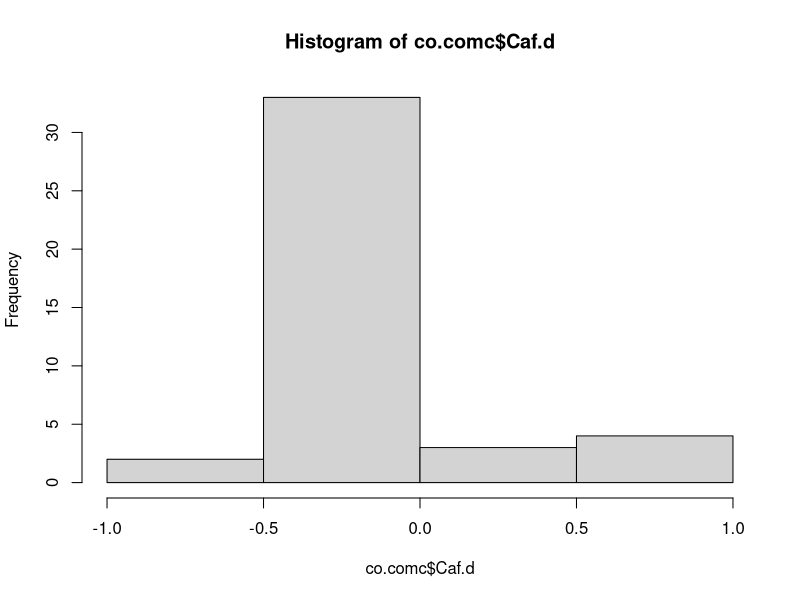
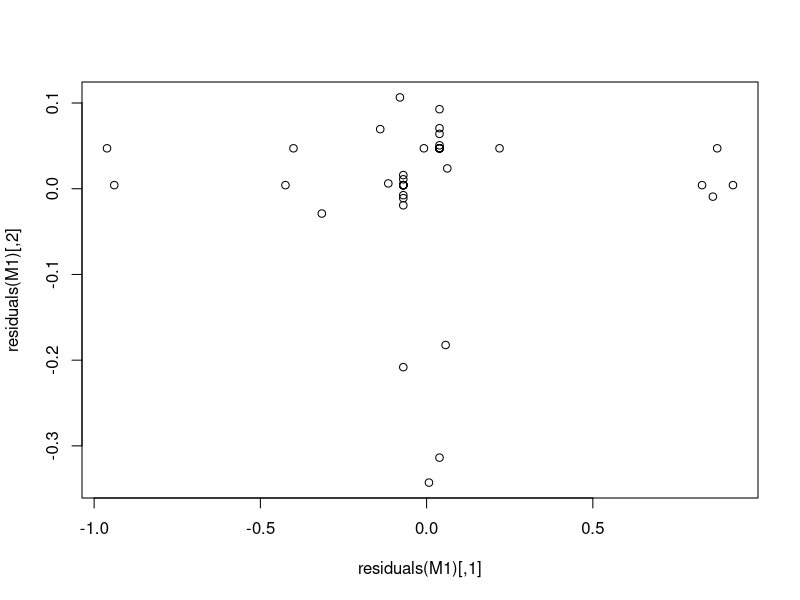
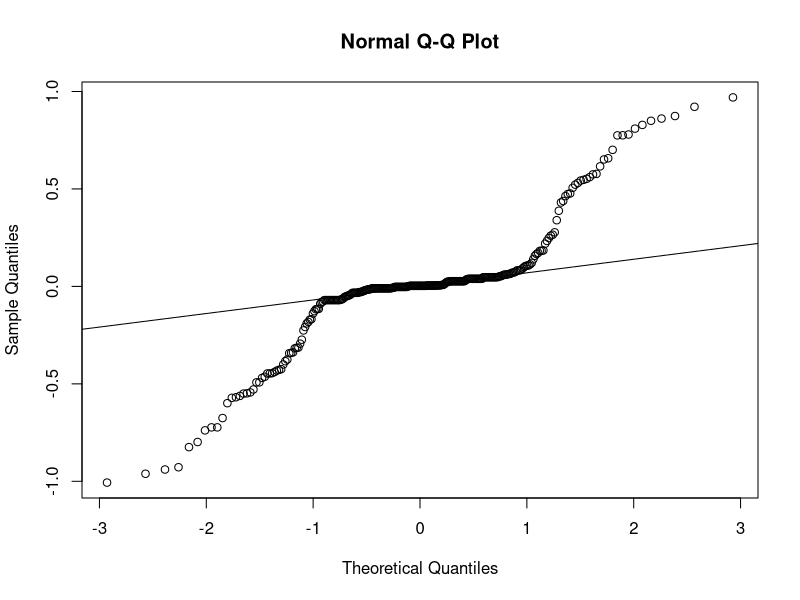
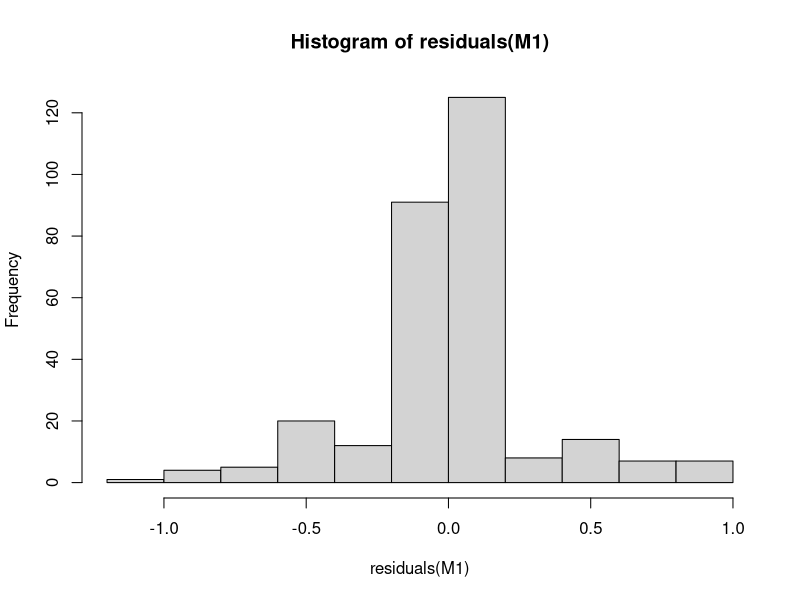

Here is the R script that generated these plots, in order: (Note: this script raises an error after producing the figures.)
#1-Nov-19
#CPA and EAP
#Carry over and carry over matched control analysis

#load and process data
co.comc = read.table(file="CO.COMC.csv", header = T, sep = ",")#load table into R
str(co.comc)#returns structure of table
names(co.comc)

#total carry over seconds
co.comc$total.co = co.comc$CAfCO + co.comc$HAfCO + co.comc$NASCO + co.comc$OtherCO + co.comc$AbCO + co.comc$TrCO + co.comc$InCO

#total carry over matched control seconds
co.comc$total.comc = co.comc$CafCOMC + co.comc$HafCOMC + co.comc$NASCOMC + co.comc$OtherCOMC + co.comc$AbCOMC+ co.comc$TrCOMC + co.comc$InCOMC

#calculate proportions CO
co.comc$CAfCO.p = co.comc$CAfCO/co.comc$total.co
co.comc$HAfCO.p = co.comc$HAfCO/co.comc$total.co
co.comc$NASCO.p = co.comc$NASCO/co.comc$total.co
co.comc$OtherCO.p = co.comc$OtherCO/co.comc$total.co
co.comc$AbCO.p = co.comc$AbCO/co.comc$total.co
co.comc$TrCO.p = co.comc$TrCO/co.comc$total.co
co.comc$InCO.p = co.comc$InCO/co.comc$total.co

#calculate proportions COMC
co.comc$CAfCOMC.p = co.comc$CafCOMC/co.comc$total.comc
co.comc$HAfCOMC.p = co.comc$HafCOMC/co.comc$total.comc
co.comc$NASCOMC.p = co.comc$NASCOMC/co.comc$total.comc
co.comc$OtherCOMC.p = co.comc$OtherCOMC/co.comc$total.comc
co.comc$AbCOMC.p = co.comc$AbCOMC/co.comc$total.comc
co.comc$TrCOMC.p = co.comc$TrCOMC/co.comc$total.comc
co.comc$InCOMC.p = co.comc$InCOMC/co.comc$total.comc

#calculate difference of CO and COMC
co.comc$Caf.d = co.comc$CAfCO.p - co.comc$CAfCOMC.p
co.comc$Haf.d = co.comc$HAfCO.p - co.comc$HAfCOMC.p
co.comc$Nas.d = co.comc$NASCO.p - co.comc$NASCOMC.p
co.comc$Other.d = co.comc$OtherCO.p - co.comc$OtherCOMC.p
co.comc$Ab.d = co.comc$AbCO.p - co.comc$AbCOMC.p
co.comc$Tr.d = co.comc$TrCO.p - co.comc$TrCOMC.p
co.comc$In.d = co.comc$InCO.p - co.comc$InCOMC.p

#graphs
hist(co.comc$Caf.d)


#condense dependent variables
y <- cbind(co.comc$Caf.d, co.comc$Haf.d, co.comc$Nas.d, co.comc$Other.d, co.comc$Ab.d, co.comc$Tr.d, co.comc$In.d)#combines dependent variables

#run manova
manova(y ~ Condition * Life, data=co.comc, na.action=na.omit)
M1 <- manova(y ~ Condition * Life, data=co.comc, na.action=na.omit)
summary(M1, tol=0)#tol=0 overrides error code, overall test summary
summary.aov(M1)

#interaction is not significant, so it can be removed
manova(y ~ Condition + Life, data=co.comc, na.action=na.omit)
M1 <- manova(y ~ Condition + Life, data=co.comc, na.action=na.omit)
summary(M1, tol=0)#tol=0 overrides error code, overall test summary
summary.aov(M1)

#can remove life history since it is not significant
manova(y ~ Condition, data=co.comc, na.action=na.omit)
M1 <- manova(y ~ Condition, data=co.comc, na.action=na.omit)
summary(M1, tol=0)#tol=0 overrides error code, overall test summary
summary.aov(M1)

#use graphics to analyze residuals
plot(residuals(M1))
qqnorm(residuals(M1))#this looks bad
qqline(residuals(M1))
hist(residuals(M1))#but this looks really good

#response 6 = Travel is significant, paired t-test to analyze
t.test(co.comc$Tr.d ~ co.comc$Condition,  alternative = c("two.sided"), paired=F)
#chimpanzees travelled more in the carry over matched control after chimpanzee interaction
